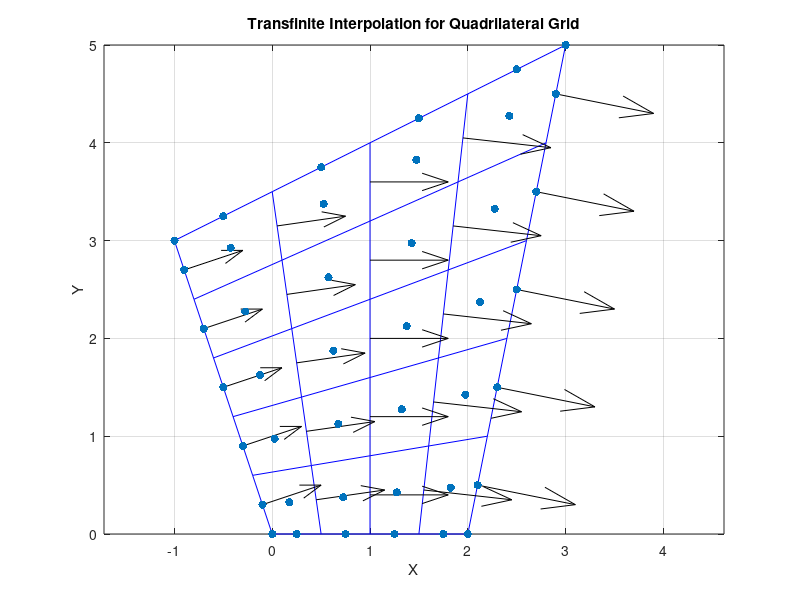

The MATLAB script that drew this image:
clear all
close all
clc

% Maximum number of iterations
max_iter = 1000000000;
tolerance = 10^-10;
lambda = 1; %under relaxation factor

T_inf = 300;
h_inf = 15;

% Define the vertices of the quadrilateral
vertices = [0, 0; 2, 0; 3, 5; -1, 3];

% Discretization parameters
ny = 6; % Number of points along y
nx = 5; % Number of points along x

% Initialize matrices for grid points
X = zeros(ny, nx);
Y = zeros(ny, nx);

% Interpolation parameters
xi = linspace(0, 1, ny);
eta = linspace(0, 1, nx);

% Iterate over the grid points
for i = 1:ny
    for j = 1:nx
        % Interpolation along xi and eta axes
        xi_val = xi(i);
        eta_val = eta(j);

        % Transfinite interpolation formula for each coordinate
        X(i, j) = (1 - xi_val) * ((1 - eta_val) * vertices(1, 1) + eta_val * vertices(2, 1)) + ...
            xi_val * ((1 - eta_val) * vertices(4, 1) + eta_val * vertices(3, 1));
        Y(i, j) = (1 - eta_val) * ((1 - xi_val) * vertices(1, 2) + xi_val * vertices(4, 2)) + ...
            eta_val * ((1 - xi_val) * vertices(2, 2) + xi_val * vertices(3, 2));
    end
end

% Plot the quadrilateral grid
figure;
plot(X, Y, 'b-', X', Y', 'b-');
xlabel('X');
ylabel('Y');
title('Transfinite Interpolation for Quadrilateral Grid');
axis equal;
grid on;

%--------------------------------------------------------------------------------------------------------------------------
% Centroids
Xc = zeros(ny-1,nx-1);
Yc = zeros(ny-1,nx-1);

for i=1:ny-1
    for j=1:nx-1
        Xc(i,j) = mean ([X(i,j), X(i,j+1),X(i+1,j),X(i+1,j+1)]);
        Yc(i,j) = mean ([Y(i,j), Y(i,j+1),Y(i+1,j),Y(i+1,j+1)]);
    end
end


%------------------------------------------------------------------------------------------------------------
% Face Centroids
Xfh = zeros(ny,nx-1);
Yfh = zeros(ny,nx-1);
Xfv = zeros(ny-1,nx);
Yfv = zeros(ny-1,nx);

for i=1:ny-1
    for j=1:nx
        Xfv(i,j) = mean ([X(i,j),X(i+1,j)]);
        Yfv(i,j) = mean ([Y(i,j),Y(i+1,j)]);

    end
end

for i=1:ny
    for j=1:nx-1
        Xfh(i,j) = mean ([X(i,j),X(i,j+1)]);
        Yfh(i,j) = mean ([Y(i,j),Y(i,j+1)]);
    end
end


%scatter(Xfh,Yfh,'filled','go');
%scatter(Xfv,Yfv,'filled','bo');

%------------------------------------------------------------------------------------------------------------
%Centroids and centroids at Boundary Faces

Xfc = zeros(ny+1,nx+1);
Yfc = zeros(ny+1,nx+1);

Xfc(1,1) = vertices(1,1);
Yfc(1,1) = vertices(1,2);
Xfc(1,nx+1) = vertices(2,1);
Yfc(1,nx+1) = vertices(2,2);
Xfc(ny+1,nx+1) = vertices(3,1);
Yfc(ny+1,nx+1) = vertices(3,2);
Xfc(ny+1,1) = vertices(4,1);
Yfc(ny+1,1) = vertices(4,2);


for i=1:ny-1
    for j=1:nx-1

        %AB
        Xfc(1,j+1) = Xfh(1,j);
        Yfc(1,j+1) = Yfh(1,j);

        %CD
        Xfc(ny+1,j+1) = Xfh(ny,j);
        Yfc(ny+1,j+1) = Yfh(ny,j);

        %AD
        Xfc(i+1,1) = Xfv(i,1);
        Yfc(i+1,1) = Yfv(i,1);

        %BC
        Xfc(i+1,nx+1) = Xfv(i,nx);
        Yfc(i+1,nx+1) = Yfv(i,nx);

        %Internal Centroids
        Xfc(i+1,j+1) = Xc(i,j);
        Yfc(i+1,j+1) = Yc(i,j);
    end
end

hold on
scatter(Xfc,Yfc,'filled','ro');



%------------------------------------------------------------------------------------------------------------
% Areas (Volumes)

A = zeros(ny-1,nx-1);

%v1{ny-1,nx-1} = [0 0];
%v2{ny-1,nx-1} = [0 0];
%v3{ny-1,nx-1} = [0 0];
%v4{ny-1,nx-1} = [0 0];
p1 = zeros(ny-1,nx-1);
p2 = zeros(ny-1,nx-1);

for i=1:ny-1
    for j=1:nx-1
        %the area is the sum of two cross products over 2
        %v1 {i,j} = [X(i+1,j)-X(i,j) , Y(i+1,j)-Y(i,j)];
        %v2 {i,j} = [X(i,j+1)-X(i,j) , Y(i,j+1)-Y(i,j)];
        %v3 {i,j} = [X(i+1,j+1)-X(i,j+1) , Y(i+1,j+1)-Y(i,j+1)];
        %v4 {i,j} = [X(i+1,j+1)-X(i+1,j) , Y(i+1,j+1)-Y(i+1,j)];

        p1(i,j) = abs((X(i+1,j)-X(i,j))*(Y(i,j+1)-Y(i,j))-(X(i,j+1)-X(i,j))*(Y(i+1,j)-Y(i,j)));
        p2(i,j) = abs((X(i+1,j+1)-X(i,j+1))*(Y(i+1,j+1)-Y(i+1,j))-(X(i+1,j+1)-X(i+1,j))*(Y(i+1,j+1)-Y(i,j+1)));
        A(i,j) = 0.5*(p1(i,j)+p2(i,j));
    end
end



%------------------------------------------------------------------------------------------------------------------
% Faces Areas

Afe = zeros(ny-1,nx);
Afn = zeros(ny,nx-1);


for i=1:ny-1
    for j=1:nx

        Afe(i,j) = sqrt((X(i+1,j) - X(i,j))^2 + (Y(i+1,j) - Y(i,j))^2);

    end
end

for i=1:ny
    for j=1:nx-1

        Afn(i,j) = sqrt((X(i,j+1) - X(i,j))^2 + (Y(i,j+1) - Y(i,j))^2);

    end
end

%------------------------------------------------------------------------------------------------------------------
% Normal Vectors

Sxe = zeros(ny-1,nx); % East Normal Vector coordinates
sxe = zeros(ny-1,nx);
Sye = zeros(ny-1,nx);
sye = zeros(ny-1,nx);

Sxn = zeros(ny,nx-1); % North Normal Vector coordinates
sxn = zeros(ny,nx-1);
Syn = zeros(ny,nx-1);
syn = zeros(ny,nx-1);

% variables used to do a plot of the vectors
%Ue = zeros(ny-1,nx);
%Ve = zeros(ny-1,nx);
%Un = zeros(ny,nx-1);
%Vn = zeros(ny,nx-1);

for i=1:ny-1
    for j=1:nx
        Sxe(i,j) = Y(i+1,j)-Y(i,j);
        Sye(i,j) = -X(i+1,j)+X(i,j);
        sxe(i,j) = Sxe(i,j)/sqrt((Y(i+1,j)-Y(i,j))^2 + (-X(i+1,j)+X(i,j))^2);
        sye(i,j) = Sye(i,j)/sqrt((Y(i+1,j)-Y(i,j))^2 + (-X(i+1,j)+X(i,j))^2);

    end
end


for i=1:ny
    for j=1:nx-1
        Sxn(i,j) = -Y(i,j+1)+Y(i,j);
        Syn(i,j) = X(i,j+1)-X(i,j);
        sxn(i,j) = Sxn(i,j)/sqrt((-Y(i,j+1)+Y(i,j))^2 + (X(i,j+1)-X(i,j))^2);
        syn(i,j) = Syn(i,j)/sqrt((-Y(i,j+1)+Y(i,j))^2 + (X(i,j+1)-X(i,j))^2);

    end
end

quiver(Xfv,Yfv,Sxe,Sye,'k');
%quiver(Xfh,Yfh,Sxn,Syn,'filled','k');

%--------------------------------------------------------------------------------------------------------------------
% East E - T Vectors

Exe = zeros(ny-1,nx);
Eye = zeros(ny-1,nx);
Txe = zeros(ny-1,nx);
Tye = zeros(ny-1,nx);
exe = zeros(ny-1,nx);
eye = zeros(ny-1,nx);
mod_ee = zeros(ny-1,nx);
mod_Ee = zeros(ny-1,nx);

for i=1:ny-1
    for j=1:nx

        
        mod_ee(i,j) = sqrt((Xfc(i+1,j+1)-Xfc(i+1,j))^2+(Yfc(i+1,j+1)-Yfc(i+1,j))^2);
        exe(i,j) = (Xfc(i+1,j+1)-Xfc(i+1,j))/mod_ee(i,j);
        eye(i,j) = (Yfc(i+1,j+1)-Yfc(i+1,j))/mod_ee(i,j);
        Exe(i,j) = dot([Sxe(i,j) Sye(i,j)],[Sxe(i,j) Sye(i,j)])*exe(i,j)/dot([exe(i,j) eye(i,j)],[Sxe(i,j) Sye(i,j)]);
        Eye(i,j) = dot([Sxe(i,j) Sye(i,j)],[Sxe(i,j) Sye(i,j)])*eye(i,j)/dot([exe(i,j) eye(i,j)],[Sxe(i,j) Sye(i,j)]);
        mod_Ee(i,j) = sqrt(Exe(i,j)^2 + Eye(i,j)^2);
        Txe(i,j) = Sxe(i,j) - Exe(i,j);
        Tye(i,j) = Sye(i,j) - Eye(i,j);
        

    end
end

hold on
%quiver(Xfv,Yfv,Exe,Eye,'b');
%quiver(Xfv,Yfv,Txe,Tye,'b');


%-------------------------------------------------------------------------------------------------------------------
% North E - T Vectors

Exn = zeros(ny,nx-1);
Eyn = zeros(ny,nx-1);
Txn = zeros(ny,nx-1);
Tyn = zeros(ny,nx-1);
exn = zeros(ny,nx-1);
eyn = zeros(ny,nx-1);
mod_en = zeros(ny,nx-1);
mod_En = zeros(ny,nx-1);


for i=1:ny
    for j=1:nx-1

        mod_en(i,j) = sqrt((Xfc(i+1,j+1)-Xfc(i,j+1))^2+(Yfc(i+1,j+1)-Yfc(i,j+1))^2);
        exn(i,j) = (Xfc(i+1,j+1)-Xfc(i,j+1))/mod_en(i,j);
        eyn(i,j) = (Yfc(i+1,j+1)-Yfc(i,j+1))/mod_en(i,j);
        Exn(i,j) = dot([Sxn(i,j) Syn(i,j)],[Sxn(i,j) Syn(i,j)])*exn(i,j)/dot([exn(i,j) eyn(i,j)],[Sxn(i,j) Syn(i,j)]);
        Eyn(i,j) = dot([Sxn(i,j) Syn(i,j)],[Sxn(i,j) Syn(i,j)])*eyn(i,j)/dot([exn(i,j) eyn(i,j)],[Sxn(i,j) Syn(i,j)]);
        mod_En(i,j) = sqrt(Exn(i,j)^2 + Eyn(i,j)^2);
        Txn(i,j) = Sxn(i,j) - Exn(i,j);
        Tyn(i,j) = Syn(i,j) - Eyn(i,j);

    end
end

%hold on
%quiver(Xfv,Yfv,Exn,Eyn,'filled','g');
%quiver(Xfv,Yfv,Txn,Tyn,'filled','g');

%------------------------------------------------------------------------------------------------------------------
% gDiff

g_Diffe = zeros(ny-1,nx);
g_Diffn = zeros(ny,nx-1);

for i=1:ny-1
    for j=1:nx

        g_Diffe(i,j) = sqrt(Exe(i,j)^2 + Eye(i,j)^2)/sqrt((Xfc(i,j+1) - Xfc(i,j))^2 + (Yfc(i,j+1) - Yfc(i,j))^2);

    end
end

for i=1:ny
    for j=1:nx-1

        g_Diffn(i,j) = sqrt(Exn(i,j)^2 + Eyn(i,j)^2)/sqrt((Xfc(i+1,j) - Xfc(i,j))^2 + (Yfc(i+1,j) - Yfc(i,j))^2);

    end
end

%------------------------------------------------------------------------------------------------------------------
% Interpolation factors

ge = zeros(ny-1,nx); % for east faces
gn = zeros(ny,nx-1); % for north faces


for i=1:ny-1

    ge(i,1) = 1;
    ge(i,nx) = 1;

    for j=2:nx-1
        ge(i,j) = (A(i,j-1))/(A(i,j-1) + A(i,j));
    end
end


for j=1:nx-1

    gn(1,j) = 1;
    gn(ny,j) = 1;

    for i=2:ny-1
        gn(i,j) = (A(i-1,j))/(A(i-1,j) + A(i,j));
    end
end


%-------------------------------------------------------------------------------------------------------------------
% Initial guess for the temperature


T = 400 * ones (ny+1,nx+1,2); % at the centroids and the boundary faces centroids
T(1,:) = 320;
error = zeros(ny-1,nx-1);
iter = 0;

%-------------------------------------------------------------------------------------------------------------------

% HERE THE LOOP SHOULD START

for k = 1:max_iter
    %-------------------------------------------------------------------------------------------------------------------
    % Finding Gammas at centroids

    gamma_c = zeros (size(Xfc));

    for i=1:ny+1
        for j=1:nx+1
            gamma_c(i,j) = T(i,j,1)* (Xfc(i,j)^2 + exp(0.1*Yfc(i,j)))/400;
        end
    end

    %-------------------------------------------------------------------------------------------------------------------
    % Finding Gammas at face centroids using interpolation

    %--------------------------
    % East

    gamma_fe = zeros (ny-1,nx);

    for i=1:ny-1

        gamma_fe(i,1) = gamma_c(i,1);
        gamma_fe(i,nx) = gamma_c(i,nx+1);

        for j=2:nx-1
            gamma_fe(i,j) = (1 - ge(i,j))*gamma_c(i,j) + ge(i,j)*gamma_c(i,j+1);
        end
    end

    %-------------------------
    % North

    gamma_fn = zeros(ny,nx-1);

    for j=1:nx-1

        gamma_fn(1,j) = gamma_c(1,j);
        gamma_fn(ny,j) = gamma_c(ny+1,j);

        for i=2:ny-1
            gamma_fn(i,j) = (1 - gn(i,j))*gamma_c(i,j) + gn(i,j)*gamma_c(i+1,j);
        end
    end

    %----------------------------------------------------------------------------------------------------------------------------
    % Temperature at the faces

    % East

    Tfe = zeros (ny-1,nx);

    for i=1:ny-1

        Tfe(i,1) = T(i,1);
        Tfe(i,nx) = T(i,nx+1);

        for j=2:nx-1
            Tfe(i,j) = (1 - ge(i,j))*T(i,j,1) + ge(i,j)*T(i,j+1,1);
        end
    end

    % North

    Tfn = zeros(ny,nx-1);

    for j=1:nx-1

        Tfn(1,j) = T(1,j,1);
        Tfn(ny,j) = T(ny+1,j,1);

        for i=2:ny-1
            Tfn(i,j) = (1 - gn(i,j))*T(i,j,1) + gn(i,j)*T(i+1,j,1);
        end
    end


    %-----------------------------------------------------------------------------------------------------------------------------
    % Source term at centroids

    Sc = zeros (size(Xfc));

    for i=1:ny+1
        for j=1:nx+1
            Sc(i,j) = (T(i,j,1)* (2*Xfc(i,j) - 0.2*Yfc(i,j)))/400;
        end
    end

    %-------------------------------------------------------------------------------------------------------------------
    % Finding Source term at face centroids using interpolation

    % East

    Sfe = zeros (ny-1,nx);

    for i=1:ny-1

        Sfe(i,1) = Sc(i,1);
        Sfe(i,nx) = Sc(i,nx+1);

        for j=2:nx-1
            Sfe(i,j) = (1 - ge(i,j))*Sc(i,j) + ge(i,j)*Sc(i,j+1);
        end
    end

    % North

    Sfn = zeros(ny,nx-1);

    for j=1:nx-1

        Sfn(1,j) = Sc(1,j);
        Sfn(ny,j) = Sc(ny+1,j);

        for i=2:ny-1
            Sfn(i,j) = (1 - gn(i,j))*Sc(i,j) + gn(i,j)*Sc(i+1,j);
        end
    end

    %------------------------------------------------------------------------------------------------------------------------
    % Gradient of temperature at the centroids

    grad_Tx = zeros(ny+1,nx+1);
    grad_Ty = zeros(ny+1,nx+1);

    for i=2:ny
        for j=2:nx
            grad_Tx(i,j) = (-Tfe(i-1,j-1)*Sxe(i-1,j-1) + Tfe(i-1,j)*Sxe(i-1,j) - Tfn(i-1,j-1)*Sxn(i-1,j-1) + Tfn(i,j-1)*Sxn(i,j-1))/A(i-1,j-1);
            grad_Ty(i,j) = (-Tfe(i-1,j-1)*Sye(i-1,j-1) + Tfe(i-1,j)*Sye(i-1,j) - Tfn(i-1,j-1)*Syn(i-1,j-1) + Tfn(i,j-1)*Syn(i,j-1))/A(i-1,j-1);

        end
    end


    %------------------------------------------------------------------------------------------------------------------------
    % Gradient of temperature at the faces

    grad_Txe = zeros(ny-1,nx);
    grad_Tye = zeros(ny-1,nx);
    grad_Txn = zeros(ny,nx-1);
    grad_Tyn = zeros(ny,nx-1);


    for i=1:ny-1
        for j=2:nx-1

            grad_Txe(i,j) = (1 - ge(i,j))*grad_Tx(i+1,j) + ge(i,j)*grad_Tx(i+1,j+1);
            grad_Tye(i,j) = (1 - ge(i,j))*grad_Ty(i+1,j) + ge(i,j)*grad_Ty(i+1,j+1);

        end
    end

    for i=2:ny-1
        for j=1:nx-1

            grad_Txn(i,j) = (1-gn(i,j))*grad_Tx(i,j+1) + gn(i,j)*grad_Tx(i+1,j+1);
            grad_Tyn(i,j) = (1-gn(i,j))*grad_Ty(i,j+1) + gn(i,j)*grad_Ty(i+1,j+1);

        end
    end

    %-------------------------------------------------------------------------------------------------------------
    % coefficients

    aE = zeros(ny-1,nx-1);
    aW = zeros(ny-1,nx-1);
    aN = zeros(ny-1,nx-1);
    aS = zeros(ny-1,nx-1);
    aC = zeros(ny-1,nx-1);
    bC = zeros(ny-1,nx-1);
    A_glob = zeros((ny-1)*(ny-1),(nx-1)*(nx-1));
    T_glob = zeros((ny-1)*(ny-1),1);
    B_glob = zeros((ny-1)*(ny-1),1);


    % Loop for inner elements:

    for i=2:ny-2
        for j=2:nx-2

            aE(i,j) = - gamma_fe(i,j+1) * g_Diffe(i,j+1);
            aW(i,j) = - gamma_fe(i,j) * g_Diffe(i,j);
            aN(i,j) = - gamma_fn(i+1,j) * g_Diffn(i+1,j);
            aS(i,j) = - gamma_fn(i,j) * g_Diffn(i,j);
            aC(i,j) = -(aE(i,j) + aW(i,j) + aN(i,j) + aS(i,j));
            bC(i,j) = Sc(i+1,j+1) * A(i,j) + gamma_fe(i,j+1)*(grad_Txe(i,j+1)*Txe(i,j+1)+grad_Tye(i,j+1)*Tye(i,j+1)) + gamma_fe(i,j)*(grad_Txe(i,j)*Txe(i,j) + grad_Tye(i,j)*Tye(i,j)) + gamma_fn(i+1,j)*(grad_Txn(i+1,j)*Txn(i+1,j)+grad_Tyn(i+1,j)*Tyn(i+1,j)) + gamma_fn(i,j)*(grad_Txn(i,j)*Txn(i,j)+grad_Tyn(i,j)*Tyn(i,j));
            %A_glob((i-1)*(nx-1)+j,(i-1)*(nx-1)+j) = aC(i,j);
            %A_glob((i-1)*(nx-1)+j,(i-1)*(nx-1)+j-1) = aW(i,j);
            %A_glob((i-1)*(nx-1)+j,(i-1)*(nx-1)+j+1) = aE(i,j);
            %A_glob((i-1)*(nx-1)+j,(i-2)*(nx-1)+j) = aS(i,j);
            %A_glob((i-1)*(nx-1)+j,(i)*(nx-1)+j) = aN(i,j);
            %B_glob((i-1)*(nx-1)+j) = bC(i,j);

        end
    end

    % Loop for WEST elements without vertices:

    for j=1
        for i=2:ny-2
            aE(i,j) = - gamma_fe(i,j+1) * g_Diffe(i,j+1);
            aW(i,j) = - gamma_fe(i,j) * g_Diffe(i,j);
            aN(i,j) = - gamma_fn(i+1,j) * g_Diffn(i+1,j);
            aS(i,j) = - gamma_fn(i,j) * g_Diffn(i,j);
            aC(i,j) = -(aE(i,j) + aN(i,j) + aS(i,j) + aW(i,j)) + gamma_fe(i,j) * g_Diffe(i,j);
            bC(i,j) = Sc(i+1,j+1) * A(i,j) + gamma_fe(i,j+1)*(grad_Txe(i,j+1)*Txe(i,j+1)+grad_Tye(i,j+1)*Tye(i,j+1)) + gamma_fe(i,j)*(grad_Txe(i,j)*Txe(i,j) + grad_Tye(i,j)*Tye(i,j)) + gamma_fn(i+1,j)*(grad_Txn(i+1,j)*Txn(i+1,j)+grad_Tyn(i+1,j)*Tyn(i+1,j)) + gamma_fn(i,j)*(grad_Txn(i,j)*Txn(i,j)+grad_Tyn(i,j)*Tyn(i,j)) - aW(i,j)*400;
            aW(i,j) = 0;
            %A_glob((i-1)*(nx-1)+j,(i-1)*(nx-1)+j) = aC(i,j);
            %A_glob((i-1)*(nx-1)+j,(i-1)*(nx-1)+j-1) = aW(i,j);
            %A_glob((i-1)*(nx-1)+j,(i-1)*(nx-1)+j+1) = aE(i,j);
            %A_glob((i-1)*(nx-1)+j,(i-2)*(nx-1)+j) = aS(i,j);
            %A_glob((i-1)*(nx-1)+j,(i)*(nx-1)+j) = aN(i,j);
            %B_glob((i-1)*(nx-1)+j) = bC(i,j);
        end
    end


    % Loop over SOUTH elements without vertices:

    for i=1
        for j=2:nx-2
            aE(i,j) = - gamma_fe(i,j+1) * g_Diffe(i,j+1);
            aW(i,j) = - gamma_fe(i,j) * g_Diffe(i,j);
            aN(i,j) = - gamma_fn(i+1,j) * g_Diffn(i+1,j);
            aS(i,j) = - gamma_fn(i,j) * g_Diffn(i,j);
            aC(i,j) = -(aE(i,j) + aW(i,j) + aN(i,j)+aS(i,j)) + gamma_fn(i,j) * g_Diffn(i,j);
            bC(i,j) = Sc(i+1,j+1) * A(i,j) - gamma_fe(i,j+1)*(grad_Txe(i,j+1)*Txe(i,j+1)+grad_Tye(i,j+1)*Tye(i,j+1)) + gamma_fe(i,j)*(grad_Txe(i,j)*Txe(i,j) + grad_Tye(i,j)*Tye(i,j)) + gamma_fn(i+1,j)*(grad_Txn(i+1,j)*Txn(i+1,j)+grad_Tyn(i+1,j)*Tyn(i+1,j)) + gamma_fn(i,j)*(grad_Txn(i,j)*Txn(i,j)+grad_Tyn(i,j)*Tyn(i,j)) - 320*aS(i,j) ;
            %aS(i,j) = 0;
            %A_glob((i-1)*(nx-1)+j,(i-1)*(nx-1)+j) = aC(i,j);
            %A_glob((i-1)*(nx-1)+j,(i-1)*(nx-1)+j-1) = aW(i,j);
            %A_glob((i-1)*(nx-1)+j,(i-1)*(nx-1)+j+1) = aE(i,j);
            %A_glob((i-1)*(nx-1)+j,(i-2)*(nx-1)+j) = aS(i,j);
            %A_glob((i-1)*(nx-1)+j,(i)*(nx-1)+j) = aN(i,j);
            %B_glob((i-1)*(nx-1)+j) = bC(i,j);
        end
    end

    % Loop over NORTH elements without vertices:

    for i=ny-1
        for j=2:nx-2
            aE(i,j) = - gamma_fe(i,j+1) * g_Diffe(i,j+1);
            aW(i,j) = - gamma_fe(i,j) * g_Diffe(i,j);
            aN(i,j) = - gamma_fn(i+1,j) * g_Diffn(i+1,j);
            aS(i,j) = - gamma_fn(i,j) * g_Diffn(i,j);
            aC(i,j) = -(aE(i,j) + aW(i,j) + aS(i,j));
            bC(i,j) = Sc(i+1,j+1) * A(i,j) + gamma_fe(i,j+1)*(grad_Txe(i,j+1)*Txe(i,j+1)+grad_Tye(i,j+1)*Tye(i,j+1)) + gamma_fe(i,j)*(grad_Txe(i,j)*Txe(i,j) + grad_Tye(i,j)*Tye(i,j)) + gamma_fn(i+1,j)*(grad_Txn(i+1,j)*Txn(i+1,j)+grad_Tyn(i+1,j)*Tyn(i+1,j)) + gamma_fn(i,j)*(grad_Txn(i,j)*Txn(i,j)+grad_Tyn(i,j)*Tyn(i,j));
            %A_glob((i-1)*(nx-1)+j,(i-1)*(nx-1)+j) = aC(i,j);
            %A_glob((i-1)*(nx-1)+j,(i-1)*(nx-1)+j-1) = aW(i,j);
            %A_glob((i-1)*(nx-1)+j,(i-1)*(nx-1)+j+1) = aE(i,j);
            %A_glob((i-1)*(nx-1)+j,(i-2)*(nx-1)+j) = aS(i,j);
            %A_glob((i-1)*(nx-1)+j,(i)*(nx-1)+j) = aN(i,j);
            %B_glob((i-1)*(nx-1)+j) = bC(i,j);
        end
    end

    % Loop over EAST elements without vertices:

    Req = zeros(ny-1,nx);
    for j=nx-1
        for i=2:ny-2
            Req(i,j+1) = h_inf*Afe(i,j+1)*gamma_fe(i,j+1)*mod_Ee(i,j+1)/sqrt((Xfc(i+1,j+2)-Xfc(i+1,j+1))^2 + (Yfc(i+1,j+2)-Yfc(i+1,j+1))^2)+h_inf*Afe(i,j+1)*gamma_fe(i,j+1)*(grad_Txe(i,j+1)*Txe(i,j+1) + grad_Tye(i,j+1)*Tye(i,j+1));
            Req(i,j+1) = Req(i,j+1)/(h_inf*Afe(i,j+1)+gamma_fe(i,j+1)*mod_Ee(i,j+1)/sqrt((Xfc(i+1,j+2)-Xfc(i+1,j+1))^2 + (Yfc(i+1,j+2)-Yfc(i+1,j+1))^2));
            aE(i,j) = - gamma_fe(i,j+1) * g_Diffe(i,j+1);
            aW(i,j) = - gamma_fe(i,j) * g_Diffe(i,j);
            aN(i,j) = - gamma_fn(i+1,j) * g_Diffn(i+1,j);
            aS(i,j) = - gamma_fn(i,j) * g_Diffn(i,j);
            aC(i,j) = -(aW(i,j) + aN(i,j) + aS(i,j)) + (Req(i,j+1)-h_inf*Afe(i,j+1)*gamma_fe(i,j+1)*(grad_Txe(i,j+1)*Txe(i,j+1) + grad_Tye(i,j+1)*Tye(i,j+1)))*T_inf;
            bC(i,j) = Sc(i+1,j+1) * A(i,j) - gamma_fe(i,j+1)*(grad_Txe(i,j+1)*Txe(i,j+1)+grad_Tye(i,j+1)*Tye(i,j+1)) - gamma_fe(i,j)*(grad_Txe(i,j)*Txe(i,j) + grad_Tye(i,j)*Tye(i,j)) - gamma_fn(i+1,j)*(grad_Txn(i+1,j)*Txn(i+1,j)+grad_Tyn(i+1,j)*Tyn(i+1,j)) - gamma_fn(i,j)*(grad_Txn(i,j)*Txn(i,j)+grad_Tyn(i,j)*Tyn(i,j)) + Req(i,j+1)*T_inf;
            aE(i,j) = 0;
            %A_glob((i-1)*(nx-1)+j,(i-1)*(nx-1)+j) = aC(i,j);
            %A_glob((i-1)*(nx-1)+j,(i-1)*(nx-1)+j-1) = aW(i,j);
            %A_glob((i-1)*(nx-1)+j,(i-1)*(nx-1)+j+1) = aE(i,j);
            %A_glob((i-1)*(nx-1)+j,(i-2)*(nx-1)+j) = aS(i,j);
            %A_glob((i-1)*(nx-1)+j,(i)*(nx-1)+j) = aN(i,j);
            %B_glob((i-1)*(nx-1)+j) = bC(i,j);
        end
    end

    %------------------------------------------------------------------------------------------------------------------------------------------------------------------------------------------------------------------

    % WEST - SOUTH CORNER

    aE(1,1) = - gamma_fe(1,2) * g_Diffe(1,2);
    aW(1,1) = - gamma_fe(1,1) * g_Diffe(1,1);
    aN(1,1) = - gamma_fn(2,1) * g_Diffn(2,1);
    aS(1,1) = - gamma_fn(1,1) * g_Diffn(1,1);
    aC(1,1) = -(aE(i,j)  + aN(i,j));
    bC(1,1) = Sc(2,2) * A(1,1) -(- gamma_fe(1,2)*(grad_Txe(1,2)*Txe(1,2)+grad_Tye(1,2)*Tye(1,2)) - gamma_fe(1,1)*(grad_Txe(1,1)*Txe(1,1) + grad_Tye(1,1)*Tye(1,1)) - gamma_fn(2,1)*(grad_Txn(2,1)*Txn(2,1)+grad_Tyn(2,1)*Tyn(2,1)) - gamma_fn(1,1)*(grad_Txn(1,1)*Txn(1,1)+grad_Tyn(1,1)*Tyn(1,1))) - 400*aW(1,1) - 320*aS(1,1);

   % for i=1
    %    for j=1

            %A_glob((i-1)*(nx-1)+j,(i-1)*(nx-1)+j) = aC(i,j);
            %A_glob((i-1)*(nx-1)+j,(i-1)*(nx-1)+j-1) = aW(i,j);
            %A_glob((i-1)*(nx-1)+j,(i-1)*(nx-1)+j+1) = aE(i,j);
            %A_glob((i-1)*(nx-1)+j,(i-2)*(nx-1)+j) = aS(i,j);
            %A_glob((i-1)*(nx-1)+j,(i)*(nx-1)+j) = aN(i,j);
            %B_glob((i-1)*(nx-1)+j) = bC(i,j);

     %   end
    %end

    %------------------------------------------------------------------------------------------------------------------------------------------------------------------------------------------------------------

    % EAST - NORTH CORNER

    for j=nx-1
        for i=ny-1
            Req(i,j+1) = h_inf*Afe(i,j+1)*gamma_fe(i,j+1)*mod_Ee(i,j+1)/sqrt((Xfc(i+1,j+2)-Xfc(i+1,j+1))^2 + (Yfc(i+1,j+2)-Yfc(i+1,j+1))^2) + h_inf*Afe(i,j+1)*gamma_fe(i,j+1)*(grad_Txe(i,j+1)*Txe(i,j+1) + grad_Tye(i,j+1)*Tye(i,j+1));
            Req(i,j+1) = Req(i,j+1)/(h_inf*Afe(i,j+1)+gamma_fe(i,j+1)*mod_Ee(i,j+1)/sqrt((Xfc(i+1,j+2)-Xfc(i+1,j+1))^2 + (Yfc(i+1,j+2)-Yfc(i+1,j+1))^2));
            aE(i,j) = - gamma_fe(i,j+1) * g_Diffe(i,j+1) - (h_inf*Afe(i,nx)*gamma_fe(i,nx)*mod_Ee(i,nx)/sqrt((Xfc(i+1,j+2)-Xfc(i+1,j+1))^2 + (Yfc(i+1,j+2)-Yfc(i+1,j+1))^2))*T_inf/(h_inf*Afe(i,nx)+gamma_fe(i,nx)*mod_Ee(i,nx)/sqrt((Xfc(i+1,j+2)-Xfc(i+1,j+1))^2 + (Yfc(i+1,j+2)-Yfc(i+1,j+1))^2));
            aW(i,j) = - gamma_fe(i,j) * g_Diffe(i,j);
            aN(i,j) = - gamma_fn(i+1,j) * g_Diffn(i+1,j);
            aS(i,j) = - gamma_fn(i,j) * g_Diffn(i,j);
            aC(i,j) = -(aW(i,j) + aS(i,j)) + (Req(i,j+1)-h_inf*Afe(i,j+1)*gamma_fe(i,j+1)*(grad_Txe(i,j+1)*Txe(i,j+1) + grad_Tye(i,j+1)*Tye(i,j+1)))*T_inf;
            bC(i,j) = Sc(i+1,j+1) * A(i,j) - gamma_fe(i,j+1)*(grad_Txe(i,j+1)*Txe(i,j+1)+grad_Tye(i,j+1)*Tye(i,j+1)) - gamma_fe(i,j)*(grad_Txe(i,j)*Txe(i,j) + grad_Tye(i,j)*Tye(i,j)) - gamma_fn(i+1,j)*(grad_Txn(i+1,j)*Txn(i+1,j)+grad_Tyn(i+1,j)*Tyn(i+1,j)) - gamma_fn(i,j)*(grad_Txn(i,j)*Txn(i,j)+grad_Tyn(i,j)*Tyn(i,j)) + Req(i,j+1)*T_inf;
          
            %A_glob((i-1)*(nx-1)+j,(i-1)*(nx-1)+j) = aC(i,j);
            %A_glob((i-1)*(nx-1)+j,(i-1)*(nx-1)+j-1) = aW(i,j);
            %A_glob((i-1)*(nx-1)+j,(i-1)*(nx-1)+j+1) = aE(i,j);
            %A_glob((i-1)*(nx-1)+j,(i-2)*(nx-1)+j) = aS(i,j);
            %A_glob((i-1)*(nx-1)+j,(i)*(nx-1)+j) = aN(i,j);
            %B_glob((i-1)*(nx-1)+j) = bC(i,j);
        end
    end

    %------------------------------------------------------------------------------------------------------------------------------------------------------------------------------------------------------------

    % EAST - SOUTH CORNER

    for j=nx-1
        for i=1
            Req(i,j+1) = h_inf*Afe(i,j+1)*gamma_fe(i,j+1)*mod_Ee(i,j+1)/sqrt((Xfc(i+1,j+2)-Xfc(i+1,j+1))^2 + (Yfc(i+1,j+2)-Yfc(i+1,j+1))^2) + h_inf*Afe(i,j+1)*gamma_fe(i,j+1)*(grad_Txe(i,j+1)*Txe(i,j+1) + grad_Tye(i,j+1)*Tye(i,j+1));
            Req(i,j+1) = Req(i,j+1)/(h_inf*Afe(i,j+1)+gamma_fe(i,j+1)*mod_Ee(i,j+1)/sqrt((Xfc(i+1,j+2)-Xfc(i+1,j+1))^2 + (Yfc(i+1,j+2)-Yfc(i+1,j+1))^2));
            aE(1,j) = - gamma_fe(i,j+1) * g_Diffe(i,j+1);
            aW(1,j) = - gamma_fe(i,j) * g_Diffe(i,j);
            aN(1,j) = - gamma_fn(i+1,j) * g_Diffn(i+1,j);
            aS(1,j) = - gamma_fn(i,j) * g_Diffn(i,j);
            aC(1,j) = -(aW(i,j) + aN(i,j)) + (Req(i,j+1)-h_inf*Afe(i,j+1)*gamma_fe(i,j+1)*(grad_Txe(i,j+1)*Txe(i,j+1) + grad_Tye(i,j+1)*Tye(i,j+1)))*T_inf;
            bC(1,j) = Sc(i+1,j+1) * A(i,j) - gamma_fe(i,j+1)*(grad_Txe(i,j+1)*Txe(i,j+1)+grad_Tye(i,j+1)*Tye(i,j+1)) - gamma_fe(i,j)*(grad_Txe(i,j)*Txe(i,j) + grad_Tye(i,j)*Tye(i,j)) - gamma_fn(i+1,j)*(grad_Txn(i+1,j)*Txn(i+1,j)+grad_Tyn(i+1,j)*Tyn(i+1,j)) - gamma_fn(i,j)*(grad_Txn(i,j)*Txn(i,j) + grad_Tyn(i,j)*Tyn(i,j)) + Req(i,j+1)*T_inf - 320*aS(i,j);
            
            %A_glob((i-1)*(nx-1)+j,(i-1)*(nx-1)+j) = aC(i,j);
            %A_glob((i-1)*(nx-1)+j,(i-1)*(nx-1)+j-1) = aW(i,j);
            %A_glob((i-1)*(nx-1)+j,(i-1)*(nx-1)+j+1) = aE(i,j);
            %A_glob((i-1)*(nx-1)+j,(i-2)*(nx-1)+j) = aS(i,j);
            %A_glob((i-1)*(nx-1)+j,(i)*(nx-1)+j) = aN(i,j);
            %B_glob((i-1)*(nx-1)+j) = bC(i,j);
        end
    end

    % WEST - NORTH CORNER

    for i=ny-1
        for j=1
            aE(i,j) = - gamma_fe(i,j+1) * g_Diffe(i,j+1);
            aW(i,j) = - gamma_fe(i,j) * g_Diffe(i,j);
            aN(i,j) = - gamma_fn(i+1,j) * g_Diffn(i+1,j);
            aS(i,j) = - gamma_fn(i,j) * g_Diffn(i,j);
            aC(i,j) = -(aE(i,j) + aS(i,j));
            bC(i,j) = Sc(i+1,j+1) * A(i,j) - gamma_fe(i,j+1)*(grad_Txe(i,j+1)*Txe(i,j+1)+grad_Tye(i,j+1)*Tye(i,j+1)) - gamma_fe(i,j)*(grad_Txe(i,j)*Txe(i,j) + grad_Tye(i,j)*Tye(i,j)) - gamma_fn(i+1,j)*(grad_Txn(i+1,j)*Txn(i+1,j)+grad_Tyn(i+1,j)*Tyn(i+1,j)) - gamma_fn(i,j)*(grad_Txn(i,j)*Txn(i,j)+grad_Tyn(i,j)*Tyn(i,j)) - 400*aW(i,j);
            
            %A_glob((i-1)*(nx-1)+j,(i-1)*(nx-1)+j) = aC(i,j);
            %A_glob((i-1)*(nx-1)+j,(i-1)*(nx-1)+j-1) = aW(i,j);
            %A_glob((i-1)*(nx-1)+j,(i-1)*(nx-1)+j+1) = aE(i,j);
            %A_glob((i-1)*(nx-1)+j,(i-2)*(nx-1)+j) = aS(i,j);
            %A_glob((i-1)*(nx-1)+j,(i)*(nx-1)+j) = aN(i,j);
            %B_glob((i-1)*(nx-1)+j) = bC(i,j);
        end
    end

    for i=1:ny-1
        for j=1:nx-1
            
            T(i+1,j+1,2) =T(i+1,j+1,1) + lambda*((bC(i,j) - aE(i,j)*T(i+1,j+2,1) - aN(i,j)*T(i+2,j+1,1) - aW(i,j)*T(i+1,j,1) - aS(i,j)*T(i,j+1,1))/aC(i,j) - T(i+1,j+1,1));
           
            error(i,j) = abs(T(i+1,j+1,1) - T(i+1,j+1,2));
            if(error < tolerance)
                break
            end
            T(i+1,j+1,1) = T(i+1,j+1,2);
        end
    end

    if(error < tolerance)
        break
    end

end

T(2:ny,2:nx)
